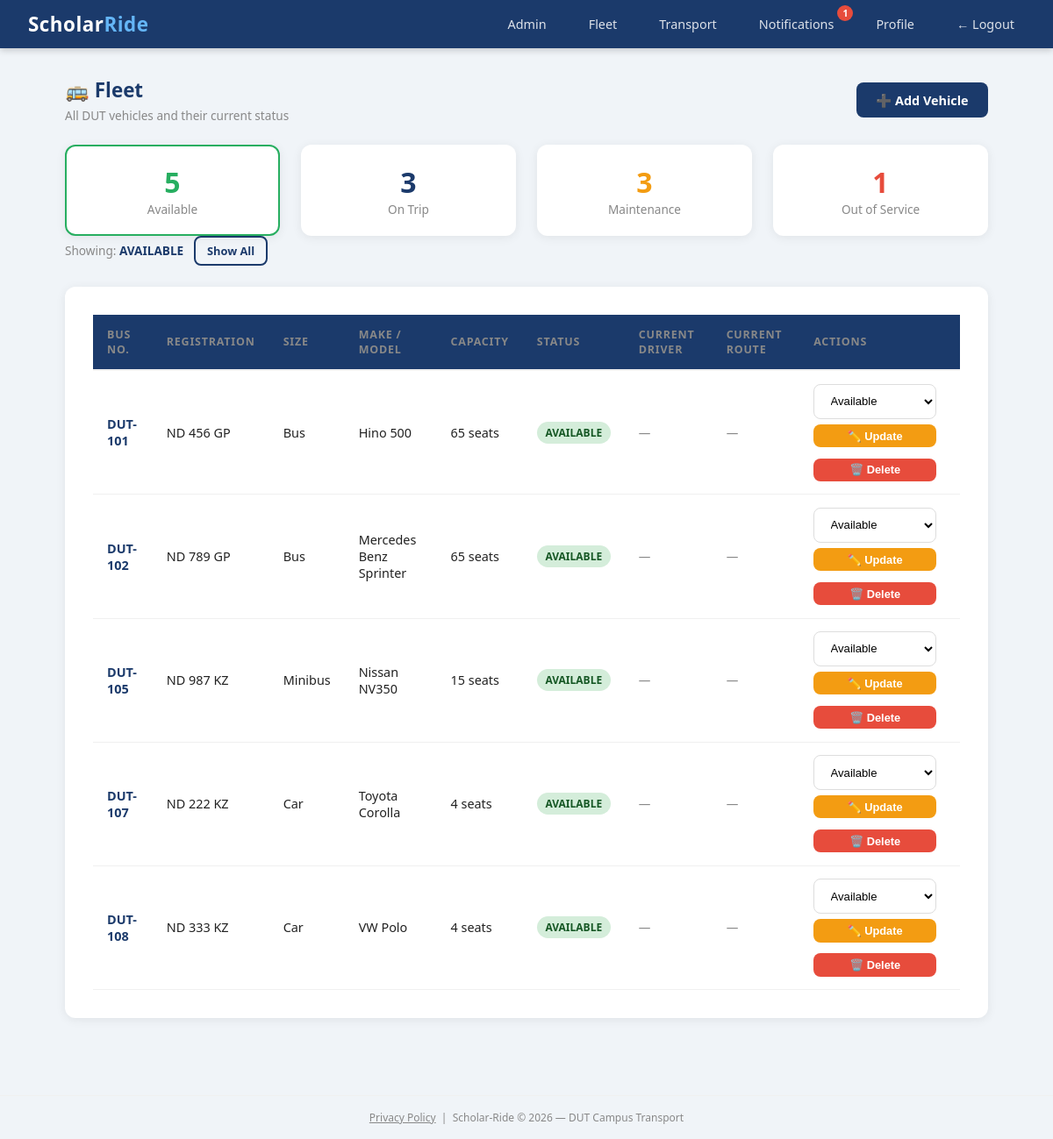
/admin/fleet?filter=available (signed in), run on an earlier commit of the app's database.
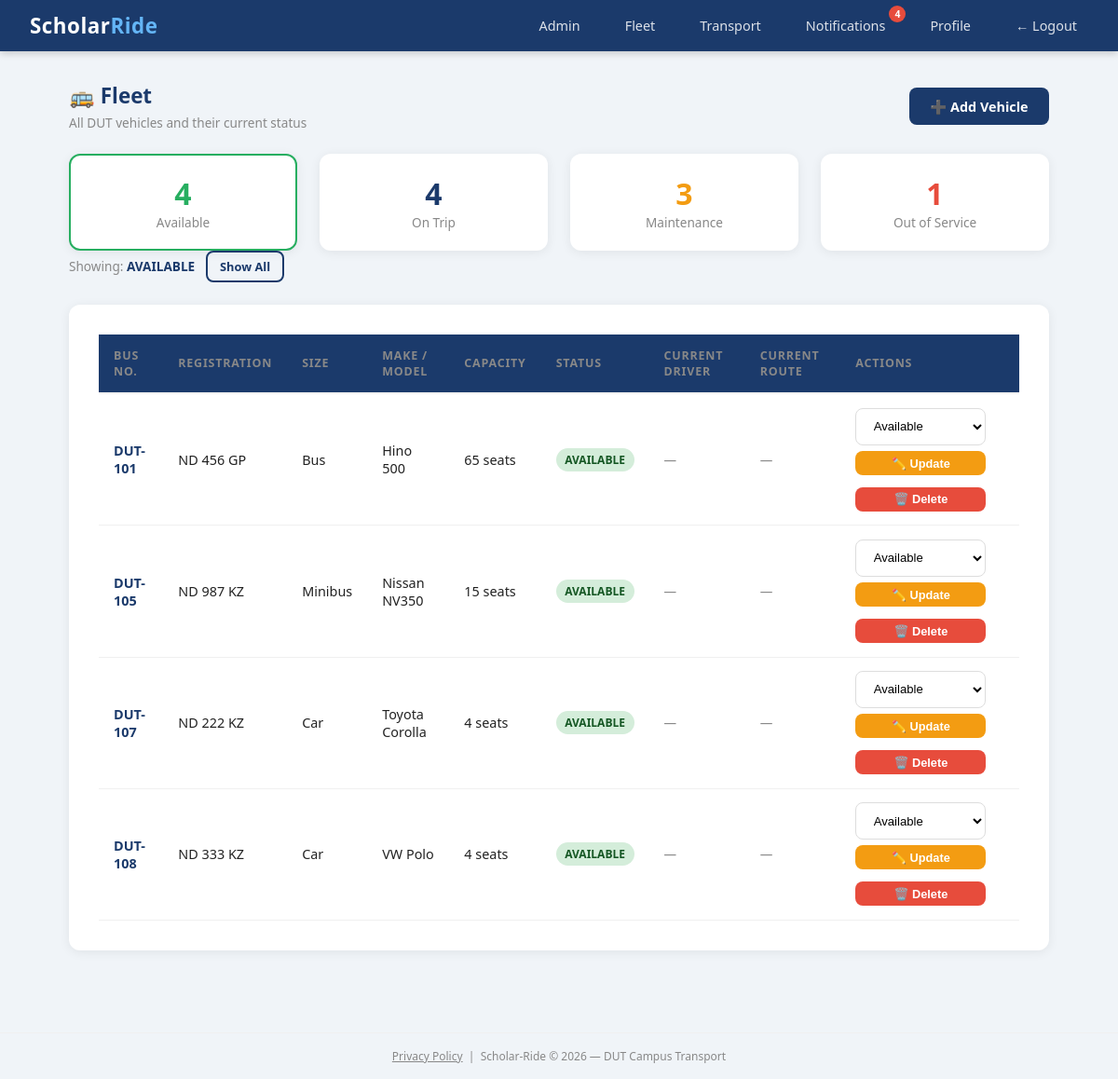
And on a later commit of the database.
### scholar_ride/models.py (models this page shows)
class Vehicle(db.Model):
    id = db.Column(db.Integer, primary_key=True)
    bus_number = db.Column(db.String(20), unique=True, nullable=False)
    registration_number = db.Column(db.String(20), unique=True, nullable=False)
    vehicle_type = db.Column(db.String(50), nullable=False)
    make_model = db.Column(db.String(100), nullable=False)
    capacity = db.Column(db.Integer, nullable=False)
    status = db.Column(db.String(20), default='available')
    current_driver_id = db.Column(db.Integer, db.ForeignKey('user.id'), nullable=True)
    current_ride_id = db.Column(db.Integer, db.ForeignKey('ride.id'), nullable=True)
    notes = db.Column(db.String(200), nullable=True)
    created_at = db.Column(db.DateTime, default=datetime.utcnow)
    current_driver = db.relationship('User', foreign_keys=[current_driver_id])
    current_ride = db.relationship('Ride', foreign_keys=[current_ride_id])

### scholar_ride/routes/admin.py (the view)
@admin.route('/admin/fleet')
@login_required
def fleet():
    if current_user.role not in ['admin', 'driver']:
        flash('Not authorised.', 'danger')
        return redirect('/rides')
    from scholar_ride.models import Vehicle
    filter_status = request.args.get('filter', '')
    vehicles_all = Vehicle.query.order_by(Vehicle.bus_number).all()
    if filter_status:
        vehicles = Vehicle.query.filter_by(status=filter_status).order_by(Vehicle.bus_number).all()
    else:
        vehicles = vehicles_all
    return render_template('admin/fleet.html', vehicles=vehicles, vehicles_all=vehicles_all, filter=filter_status)

### scholar_ride/models.py (called while the page is built)
@login_manager.user_loader
def load_user(user_id):
    return User.query.get(int(user_id))

### scholar_ride/templates/admin/fleet.html (shortened to what the changed rows need)
{% extends "base.html" %}
{% block content %}
<div class="row mb-4">
    <div class="col">
        <a href="/admin/fleet?filter=available" style="text-decoration:none;">
            <div class="stat-card" style="cursor:pointer; border:2px solid {% if filter == 'available' %}#27ae60{% else %}transparent{% endif %};">
                <div class="stat-number" style="color:#27ae60;">
                    {{ vehicles_all | selectattr('status', 'equalto', 'available') | list | length }}
                </div>
                <div class="stat-label">Available</div>
            </div>
        </a>
    </div>
    <div class="col">
        <a href="/admin/fleet?filter=on_trip" style="text-decoration:none;">
            <div class="stat-card" style="cursor:pointer; border:2px solid {% if filter == 'on_trip' %}#1B3A6B{% else %}transparent{% endif %};">
                <div class="stat-number" style="color:#1B3A6B;">
                    {{ vehicles_all | selectattr('status', 'equalto', 'on_trip') | list | length }}
                </div>
                <div class="stat-label">On Trip</div>
            </div>
        </a>
    </div>
</div>
<div class="card p-3" style="margin-top: 1.5rem;">
    {% if vehicles %}
    <table class="fleet-table" style="width:100%; border-collapse:collapse;">
        <thead>
            <tr>
                <th>Bus No.</th>
                <th>Registration</th>
                <th>Size</th>
                <th>Make / Model</th>
                <th>Capacity</th>
                <th>Status</th>
                <th>Current Driver</th>
                <th>Current Route</th>
                {% if current_user.role in ['admin', 'driver'] %}
                <th>Actions</th>
                {% endif %}
            </tr>
        </thead>
        <tbody>
            {% for vehicle in vehicles %}
            <tr>
                <td><strong style="color:#1B3A6B;">{{ vehicle.bus_number }}</strong></td>
                <td>{{ vehicle.registration_number }}</td>
                <td>{{ vehicle.vehicle_type }}</td>
                <td>{{ vehicle.make_model }}</td>
                <td>{{ vehicle.capacity }} seats</td>
                <td>
                    {% if vehicle.status == 'on_trip' and vehicle.current_ride %}
                        <a href="/rides/{{ vehicle.current_ride_id }}" style="text-decoration:none;">
                            <span class="badge badge-primary" style="cursor:pointer;">
                                ON TRIP
                            </span>
                        </a>
                    {% elif vehicle.status == 'available' %}
                        <span class="badge badge-success">AVAILABLE</span>
                    {% elif vehicle.status == 'maintenance' %}
                        <span class="badge badge-warning">MAINTENANCE</span>
                    {% else %}
                        <span class="badge badge-danger">OUT OF SERVICE</span>
                    {% endif %}
                </td>
                <td>
                    {% if vehicle.current_driver %}
                        {{ vehicle.current_driver.full_name }}
                    {% else %}
                        <span class="text-muted">—</span>
                    {% endif %}
                </td>
                <td>
                    {% if vehicle.current_ride %}
                        <span style="font-size:0.85rem;">
                            {{ vehicle.current_ride.origin }} → {{ vehicle.current_ride.destination }}
                        </span>
                    {% else %}
                        <span class="text-muted">—</span>
                    {% endif %}
                </td>
                {% if current_user.role in ['admin', 'driver'] %}
                <td>
                    <div class="action-cell">
                        {% if current_user.role == 'admin' %}
                            <form method="POST" action="/admin/fleet/{{ vehicle.id }}/status">
                                <select name="status" class="form-control"
                                        style="width:140px; font-size:0.82rem; margin-bottom:0.4rem;">
                                    <option value="available" {% if vehicle.status == 'available' %}selected{% endif %}>Available</option>
                                </select>
                                <button type="submit" class="btn btn-sm btn-warning" style="width:140px;">
                                    ✏️ Update
                                </button>
                            </form>
                            <form method="POST" action="/admin/fleet/{{ vehicle.id }}/delete"
                                  style="margin-top:0.3rem;">
                                <button type="submit" class="btn btn-sm btn-danger" style="width:140px;"
                                        onclick="return confirm('Remove this vehicle from fleet?')">
                                    🗑️ Delete
                                </button>
                            </form>
                        {% endif %}
                    </div>
                </td>
                {% endif %}
            </tr>
            {% endfor %}
        </tbody>
    </table>
    {% endif %}
</div>
{% endblock %}

What changed in the data, as far as the page shows it:
no longer on this page (row edited): Vehicle: bus_number "DUT-102", registration_number "ND 789 GP", vehicle_type "Bus", make_model "Mercedes Benz Sprinter", capacity "65", shows "AVAILABLE", status "Available"
Also different on the page:
{{ unread_count }}: "1" → "4"
text no longer shown: "5 3"
text now shown: "4 4"
